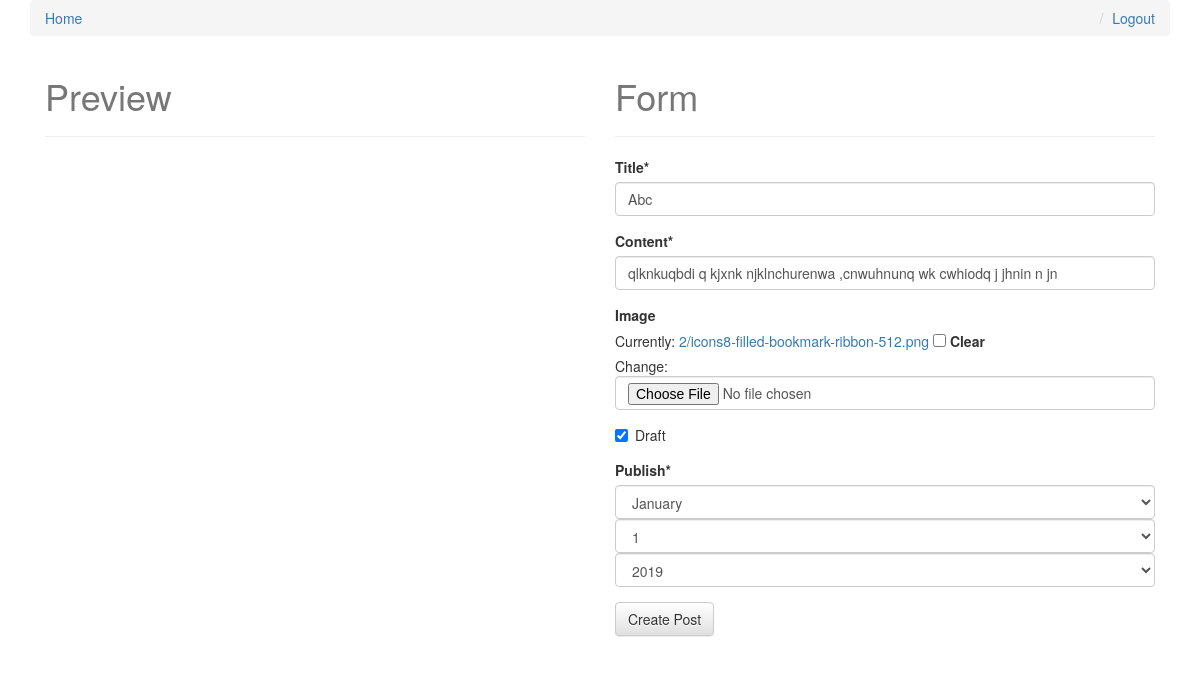
Page /abc/edit/ (signed in) on the committed database.
### posts/models.py (models this page shows, shortened)
class Post(models.Model):
    user = models.ForeignKey(settings.AUTH_USER_MODEL, default=1)
    title = models.CharField(max_length=120)
    slug = models.SlugField(unique=True)
    image = models.ImageField(upload_to=upload_location,
            null=True,
            blank=True,
            width_field="width_field",
            height_field="height_field")
    height_field = models.IntegerField(default=0)
    width_field = models.IntegerField(default=0)
    content = models.TextField()
    draft = models.BooleanField(default=False)
    publish = models.DateField(auto_now=False, auto_now_add=False)
    read_time =  models.IntegerField(default=0) # models.TimeField(null=True, blank=True) #assume minutes
    updated = models.DateTimeField(auto_now=True, auto_now_add=False)
    timestamp = models.DateTimeField(auto_now=False, auto_now_add=True)
    objects = PostManager()
    class Meta:
        ordering = ["-timestamp", "-updated"]

### posts/views.py (the view)
# urls.py: url(r'^(?P<slug>[\w-]+)/edit/$', post_update, name='update'),
def post_update(request, slug=None):
	if not request.user.is_staff or not request.user.is_superuser:
		raise Http404
	instance = get_object_or_404(Post, slug=slug)
	form = PostForm(request.POST or None, request.FILES or None, instance=instance)
	if form.is_valid():
		instance = form.save(commit=False)
		instance.save()
		messages.success(request, "<a href='#'>Item</a> Saved", extra_tags='html_safe')
		return HttpResponseRedirect(instance.get_absolute_url())
	context = {
		"title": instance.title,
		"instance": instance,
		"form":form,
	}
	return render(request, "post_form.html", context)

### posts/forms.py
class PostForm(forms.ModelForm):
    content = forms.CharField(widget=PagedownWidget(show_preview=False))
    publish = forms.DateField(widget=forms.SelectDateWidget)
    class Meta:
        model = Post
        fields = [
            "title",
            "content",
            "image",
            "draft",
            "publish",
        ]

### templates/post_form.html (shortened to what this page needs)
{% extends "base.html" %}
{% load crispy_forms_tags %}
{% block content %}
<div class='col-sm-6'>
<h1>Preview</h1>
<hr/>
</div>
<div class='col-sm-6'>
<h1>Form</h1>
<hr/>
<form method='POST' action='' enctype='multipart/form-data'>{% csrf_token %}
{{ form|crispy }}
<input type='submit' class='btn btn-default' value='Create Post' />
</form>
</div>
{% endblock content %}

### static/css/base.css (style rules this page uses)
h1 { color: #777777; }

### rows in the picture
Post: title "Abc", content "qlknkuqbdi q kjxnk njklnchurenwa ,cnwuhnunq wk cwhiodq j jhnin n jn", draft "☑"
